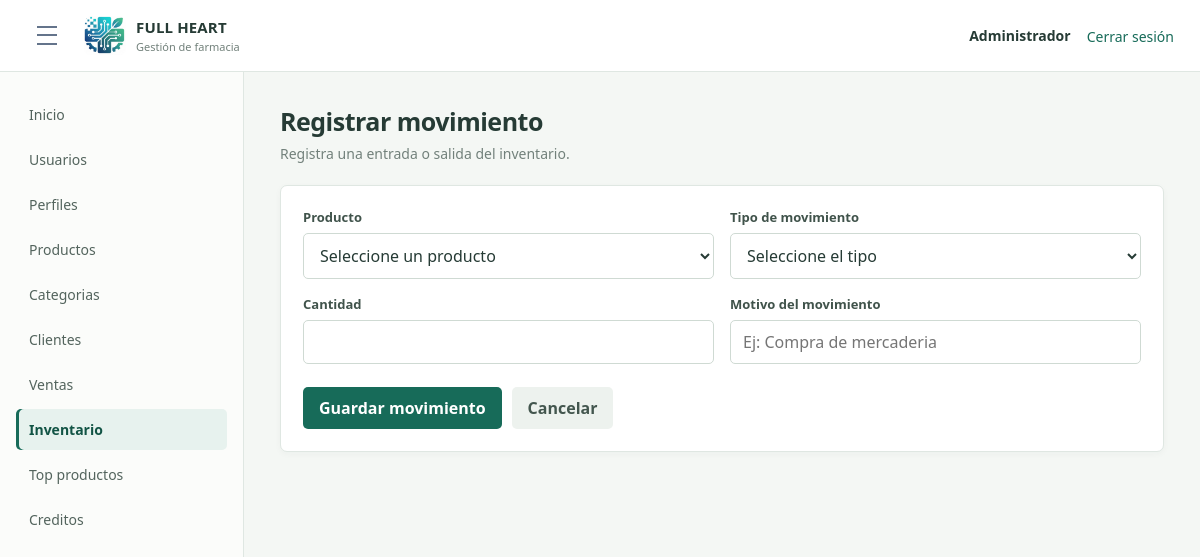
/index.php?route=module/inventario/crear (signed in), run on the app's committed database.
### tables this page shows
CREATE TABLE `opcion` (
  `idopcion` int(11) NOT NULL AUTO_INCREMENT,
  `descripcion` varchar(100) NOT NULL,
  `url` varchar(200) NOT NULL,
  `icono` varchar(50) NOT NULL DEFAULT 'fa-circle',
  `estado` tinyint(1) NOT NULL DEFAULT 1,
  `fecha_creacion` datetime NOT NULL DEFAULT current_timestamp(),
  PRIMARY KEY (`idopcion`)
);

### app/Controllers/InventarioController.php (called while the page is built, shortened)
<?php
class InventarioController
{
    private Inventario $inventario;
    private Profile $profiles;
    public function __construct(
        Inventario $inventario,
        Profile $profiles
    ) {
        $this->inventario = $inventario;
        $this->profiles = $profiles;
    }
    public function create(): void
    {
        $menuOptions = $this->requireAccess("GET");
        $products = $this->inventario->productosActivos();
        $old = $_SESSION["inventario_old"] ?? [];
        require __DIR__ . "/../Views/layout/app.php";
    }
    private function requireAccess(string $method): array
    {
        $menuOptions = $this->profiles->menuOptions(
            (int) ($_SESSION["idperfil"] ?? 0)
        );
        foreach ($menuOptions as $option) {
            if (in_array(
                $option["url"] ?? "",
                ["module/inventario", "vista/inventario.php"],
                true
            )) {
                $allowed = true;
                break;
            }
        }
        return $menuOptions;
    }
}

### app/Models/Profile.php (called while the page is built, shortened)
<?php
class Profile
{
    private PDO $db;
    public function __construct(PDO $db)
    {
        $this->db = $db;
    }
    public function menuOptions(int $profileId): array
    {
        $sql = "SELECT o.descripcion, o.url, o.icono
                FROM acceso a
                INNER JOIN opcion o ON o.idopcion = a.idopcion
                WHERE a.idperfil = :idperfil
                  AND a.estado = 1
                  AND o.estado = 1
                ORDER BY o.idopcion";
        $statement = $this->db->prepare($sql);
        $statement->execute(["idperfil" => $profileId]);
        return $statement->fetchAll();
    }
}

### app/Models/User.php (called while the page is built, shortened)
<?php
class User
{
    private PDO $db;
    public function __construct(PDO $db)
    {
        $this->db = $db;
    }
    public function isActive(int $id): bool
    {
        $statement = $this->db->prepare("SELECT 1 FROM usuario WHERE idusuario = :id AND estado = 1");
        $statement->execute(["id" => $id]);
        return $statement->fetchColumn() !== false;
    }
}

### app/Models/Inventario.php (called while the page is built, shortened)
<?php
class Inventario
{
    private PDO $db;
    public function __construct(PDO $db)
    {
        $this->db = $db;
    }
    public function productosActivos(): array
    {
        $sql = "SELECT idproducto, nombre, stock
                FROM producto
                WHERE estado = 1
                ORDER BY nombre";
        return $this->db->query($sql)->fetchAll();
    }
}

### app/Views/inventario/form.php (the view, shortened to what this page needs)
<?php
$e = static fn($value) =>
    htmlspecialchars((string) $value, ENT_QUOTES, "UTF-8");
$old = $old ?? [];
?>
<div class="page-title">
    <h1>Registrar movimiento</h1>
    <p>Registra una entrada o salida del inventario.</p>
</div>
<section class="panel">
    <form
        class="form-stack"
        method="post"
        action="index.php?route=module/inventario/guardar"
    >
        <div class="form-grid">
            <div class="form-field">
                <label for="idproducto">Producto</label>
                <select
                    id="idproducto"
                    name="idproducto"
                    required
                >
                    <option value="">Seleccione un producto</option>
                </select>
            </div>
            <div class="form-field">
                <label for="tipo">Tipo de movimiento</label>
                <select id="tipo" name="tipo" required>
                    <option value="">Seleccione el tipo</option>
                </select>
            </div>
            <div class="form-field">
                <label for="cantidad">Cantidad</label>
                <input
                    type="number"
                    id="cantidad"
                    name="cantidad"
                    min="0.01"
                    max="999999999.99"
                    step="0.01"
                    required
                    value="<?= $e($old["cantidad"] ?? "") ?>"
                >
            </div>
            <div class="form-field">
                <label for="motivo">Motivo del movimiento</label>
                <input
                    type="text"
                    id="motivo"
                    name="motivo"
                    maxlength="255"
                    placeholder="Ej: Compra de mercaderia"
                    required
                    value="<?= $e($old["motivo"] ?? "") ?>"
                >
            </div>
        </div>
        <div class="form-actions">
            <button
                type="submit"
                class="btn btn-primary"
                <?= !$products ? "disabled" : "" ?>
            >
                Guardar movimiento
            </button>
            <a
                href="index.php?route=module/inventario"
                class="btn btn-light"
            >
                Cancelar
            </a>
        </div>
    </form>
</section>

### app/Views/layout/sidebar.php
<?php $currentRoute = $_GET["route"] ?? "dashboard"; ?>
<aside class="sidebar">
    <nav aria-label="Menu principal">
        <a href="index.php?route=dashboard" <?= $currentRoute === "dashboard" ? 'aria-current="page"' : "" ?>>Inicio</a>
        <?php foreach ($menuOptions as $option): ?>
            <?php $route = $option["url"] ?? ""; ?>
            <a href="index.php?route=<?= urlencode($route) ?>" <?= ($currentRoute === $route || str_starts_with($currentRoute, $route . "/")) ? 'aria-current="page"' : "" ?>>
                <?= htmlspecialchars($option["descripcion"]) ?>
            </a>
        <?php endforeach; ?>
    </nav>
</aside>

### public/css/styles.css (style rules this page uses)
* { box-sizing: border-box; }
body { margin: 0; font-family: Arial, sans-serif; color: #1f2937; background: #f3f6fb; }
a { color: inherit; }
.login-card p, .page-title p { margin: 8px 0 24px; color: #64748b; }
label { display: block; margin: 14px 0 7px; font-size: 14px; font-weight: 700; }
input, select { width: 100%; min-height: 44px; padding: 10px 12px; border: 1px solid #cbd5e1; border-radius: 6px; font: inherit; background: #ffffff; }
.btn { display: inline-flex; align-items: center; justify-content: center; min-height: 40px; padding: 10px 16px; border: 0; border-radius: 6px; font: inherit; font-weight: 700; text-decoration: none; cursor: pointer; }
.btn-primary { background: #0f766e; color: #ffffff; }
.btn-light { background: #e2e8f0; color: #0f172a; }
.sidebar { width: 230px; padding: 20px; background: #ffffff; border-right: 1px solid #e5e7eb; transition: width 0.2s ease, padding 0.2s ease, transform 0.2s ease; }
.sidebar nav { display: grid; gap: 8px; }
.sidebar a { padding: 10px 12px; border-radius: 6px; color: #334155; text-decoration: none; }
.sidebar a:hover, .sidebar a[aria-current="page"] { background: #e0f2f1; color: #0f766e; }
h1 { margin: 0; font-size: 24px; }
.summary-card, .panel { padding: 20px; background: #ffffff; border: 1px solid #e5e7eb; border-radius: 8px; }
.form-stack { display: grid; gap: 18px; }
.form-grid { display: grid; grid-template-columns: repeat(2, minmax(0, 1fr)); gap: 16px; }
.form-field label { margin-top: 0; }
.form-actions { display: flex; flex-wrap: wrap; gap: 10px; }
:root { --farmacia-green: #176b59; --farmacia-green-dark: #125445; --farmacia-green-soft: #e7f2ee; --farmacia-ink: #263b35; --farmacia-muted: #72817b; --farmacia-border: #dfe7e2; --farmacia-paper: #ffffff; --farmacia-background: #f4f7f4; }
body { color: var(--farmacia-ink); background: var(--farmacia-background); font-family: "Segoe UI", Arial, sans-serif; }
.sidebar { width: 244px; padding: 22px 16px; background: #fbfcfa; border-right-color: var(--farmacia-border); }
.sidebar nav { gap: 4px; }
.sidebar a { padding: 11px 13px; border-radius: 5px; color: #53645d; font-size: 14px; }
.sidebar a[aria-current="page"] { background: var(--farmacia-green-soft); color: var(--farmacia-green-dark); font-weight: 700; box-shadow: inset 3px 0 var(--farmacia-green); }
.page-title { margin-bottom: 22px; }
.page-title h1 { color: var(--farmacia-ink); font-size: 25px; letter-spacing: -.02em; }
.page-title p { margin: 6px 0 0; color: var(--farmacia-muted); font-size: 14px; }
.panel, .summary-card { background: var(--farmacia-paper); border: 1px solid var(--farmacia-border); border-radius: 7px; box-shadow: 0 2px 7px rgba(35, 66, 53, .035); }
.panel { padding: 22px; }
.btn-primary { background: var(--farmacia-green); }
.btn-light { background: #edf2ee; color: #43564e; }
.btn { border-radius: 5px; }
input, select { border-color: #cfdad3; border-radius: 5px; color: var(--farmacia-ink); }
label { color: #40534b; font-size: 13px; }
.form-stack { gap: 20px; }
.form-grid { gap: 16px; }
.form-actions { padding-top: 3px; }

### data on the page
opcion: descripcion "Usuarios"
opcion: descripcion "Perfiles"
opcion: descripcion "Productos"
opcion: descripcion "Categorias"
opcion: descripcion "Clientes"
opcion: descripcion "Ventas"
opcion: descripcion "Inventario"
opcion: descripcion "Top productos"
opcion: descripcion "Creditos"

### other printed values
$_SESSION["nombre"] "Administrador"
